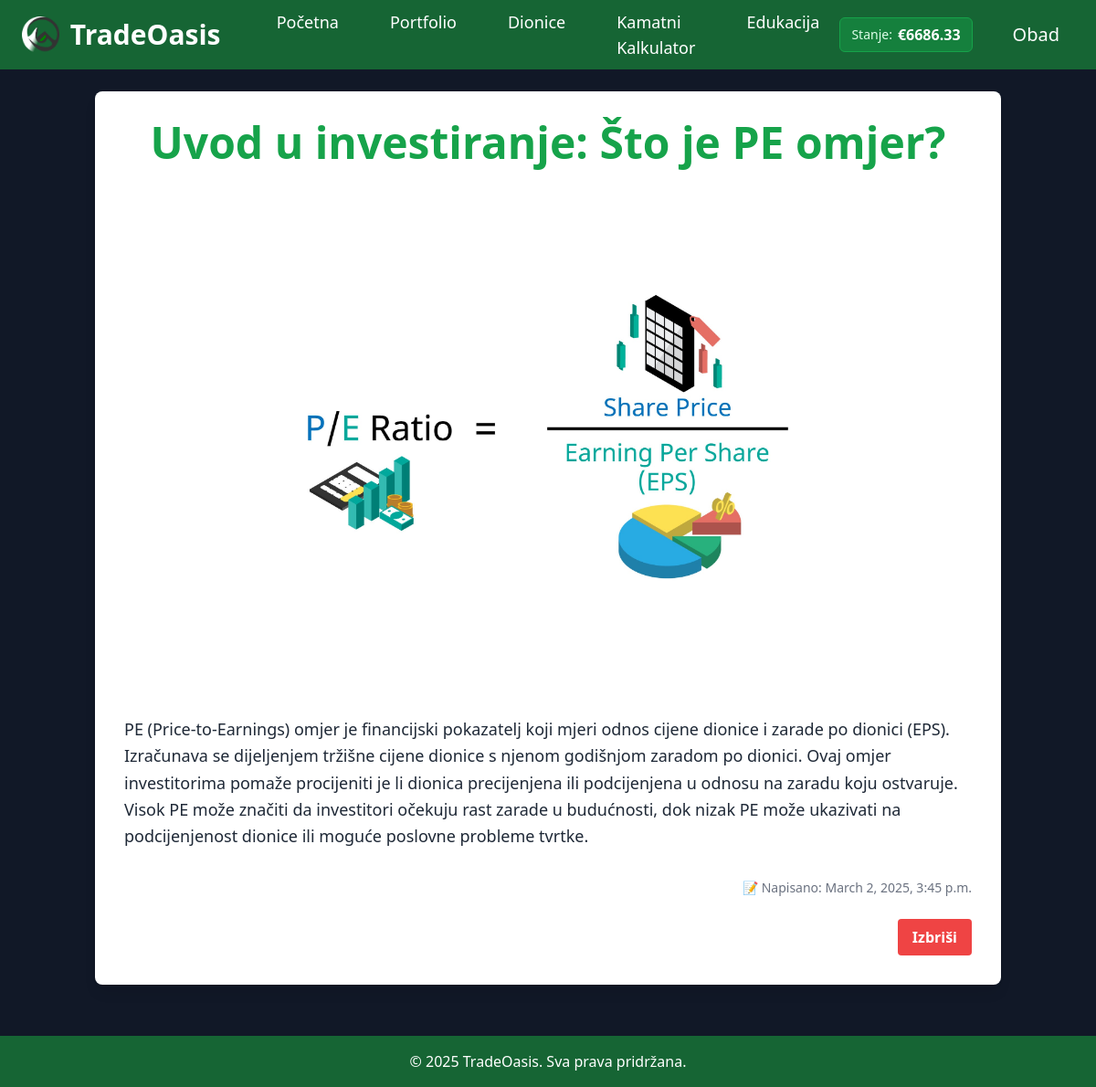
Page /education/uvod-u-investiranje-sto-je-pe-omjer/ (signed in) on the committed database.
### accounts/models.py (models this page shows, shortened)
class Portfolio(models.Model):
    user = models.OneToOneField(CustomUser, on_delete=models.CASCADE)
    cash_balance = models.DecimalField(max_digits=15, decimal_places=8, default=10000.00)  # Default $10,000 starting balance

class CustomUser(AbstractUser):
    email = models.EmailField(unique=True)

### education/models.py (models this page shows, shortened)
class Lesson(models.Model):
    title = models.CharField(max_length=100)
    slug = models.SlugField(unique=True, blank=True)  # Auto slug field
    body = models.TextField()
    created_at = models.DateTimeField(default=now)  # Auto date of creation
    thumbnail = models.ImageField(default='logo.png', blank=False)

### education/views.py (the view)
# urls.py: path('<slug:slug>/', views.lesson_detail, name='lesson_detail'),
def lesson_detail(request, slug):
    lesson = get_object_or_404(Lesson, slug=slug)
    return render(request, 'lesson_detail.html', {'lesson': lesson})

### accounts/context_processors.py (called while the page is built)
def user_info(request):
    return {
        'user': request.user
    }

def user_balance(request):
    context = {'user_balance': None}
    if request.user.is_authenticated:
        try:
            portfolio = Portfolio.objects.get(user=request.user)
            context['user_balance'] = portfolio.cash_balance
        except Portfolio.DoesNotExist:
            pass
    return context

### education/templates/lesson_detail.html (shortened to what this page needs)
{% extends 'base_layout.html' %}
{% block content %}
    <div class="max-w-6xl mx-auto bg-white shadow-lg rounded-lg p-8">
        <h1 class="text-5xl font-bold text-primary mb-6 text-center">{{ lesson.title }}</h1>
        {% if lesson.thumbnail %}
          <div class="p-6 rounded-lg">
            <img src="{{ lesson.thumbnail.url }}" alt="{{ lesson.title }}" class="w-full h-[500px] object-contain rounded-lg mb-8">
          </div>
        {% else %}
            <p class="text-gray-500 italic text-center mb-4">Slika nije dostupna</p>
        {% endif %}
        <p class="text-gray-800 text-lg leading-relaxed mb-8">{{ lesson.body }}</p>
        <p class="text-gray-500 text-sm text-right">📝 Napisano: {{ lesson.created_at }}</p>
        {% if user.is_superuser %}
        <div class="mt-6 text-right">
            <form method="POST" action="{% url 'education:delete_lesson' lesson.slug%}">
                <button type="submit" class="bg-red-500 hover:bg-red-600 text-white font-bold py-2 px-4 rounded">
                    Izbriši
                </button>
            </form>
        </div>
        {% endif %}
    </div>
{% endblock %}

### templates/base_layout.html (shortened to what this page needs)
{% load static %}
<!DOCTYPE html>
<html lang="en">
<head>
  <script src="https://cdn.tailwindcss.com"></script>
</head>
<body class="bg-gray-900 text-gray-100">
  <header class="bg-green-800 text-white py-4 px-6 flex items-center justify-between relative">
    <a href="/" class="flex items-center space-x-3">
      <img src="{% static 'mini_logo.png' %}" alt="TradeOasis Logo" class="h-10 w-auto">
      <p class="text-3xl font-bold hidden sm:block">TradeOasis</p>
    </a>
    <nav class="hidden lg:flex absolute left-1/2 transform -translate-x-1/2 space-x-6 text-lg">
      <a href="/" class="hover:bg-green-600 py-2 px-4 rounded">Početna</a>
      {% if user.is_authenticated %}
        <a href="/portfolio" class="hover:bg-green-600 py-2 px-4 rounded">Portfolio</a>
      {% endif %}
      <a href="/stock" class="hover:bg-green-600 py-2 px-4 rounded">Dionice</a>
      <a href="/interest_calculator" class="hover:bg-green-600 py-2 px-4 rounded">Kamatni Kalkulator</a>
      <a href="/education" class="hover:bg-green-600 py-2 px-4 rounded">Edukacija</a>
    </nav>
    <div class="flex items-center space-x-3">
      {% if user.is_authenticated %}
        {% if user_balance %}
          <div class="mr-4 bg-green-700 rounded-md px-3 py-1.5 border border-green-600 flex items-center">
            <span class="text-sm text-green-100 mr-1.5">Stanje:</span>
            <span class="font-bold text-white">€{{ user_balance|floatformat:2 }}</span>
          </div>
        {% endif %}
        <div class="relative text-white hover:bg-green-700 py-2 px-4 rounded group">
          <a href="/accounts" class="text-white text-xl block">{{ user.username }}</a>
        </div>
      {% else %}
        <a href="{% url 'login' %}" class="hidden lg:inline-block text-white hover:bg-green-700 py-2 px-4 rounded border border-white">Prijava</a>
        <a href="{% url 'accounts' %}" class="hidden lg:inline-block bg-white text-green-800 hover:bg-green-100 py-2 px-6 rounded font-semibold">Započni danas</a>
      {% endif %}
    </div>
  </header>
  <main class="container mx-auto px-4 py-6">
    {% block content %}
    {% endblock %}
  </main>
  <footer class="bg-green-800 text-white py-4 mt-8 text-center">
    <p>&copy; 2025 TradeOasis. Sva prava pridržana.</p>
  </footer>
</body>
</html>

### templates/base_layout.html (style rules this page uses)
html, body { height: 100%; margin: 0; }
body { display: flex; flex-direction: column; }
main { flex: 1; }

### rows in the picture
Portfolio: cash_balance "6686.33"
CustomUser: username "Obad"
Lesson: title "Uvod u investiranje: Što je PE omjer?", thumbnail (picture), body "PE (Price-to-Earnings) omjer je financijski pokazatelj koji mjeri odnos cijene dionice i zarade po dionici (EPS). Izračunava se dijeljenjem tržišne cijene dionice s njenom godišnjom zaradom po dionici. Ovaj omjer investitorima pomaže procijeniti je li dionica precijenjena ili podcijenjena u odnosu na zaradu koju ostvaruje. Visok PE može značiti da investitori očekuju rast zarade u budućnosti, dok nizak PE može ukazivati na podcijenjenost dionice ili moguće poslovne probleme tvrtke.", created_at "March 2, 2025, 3:45 p.m."
